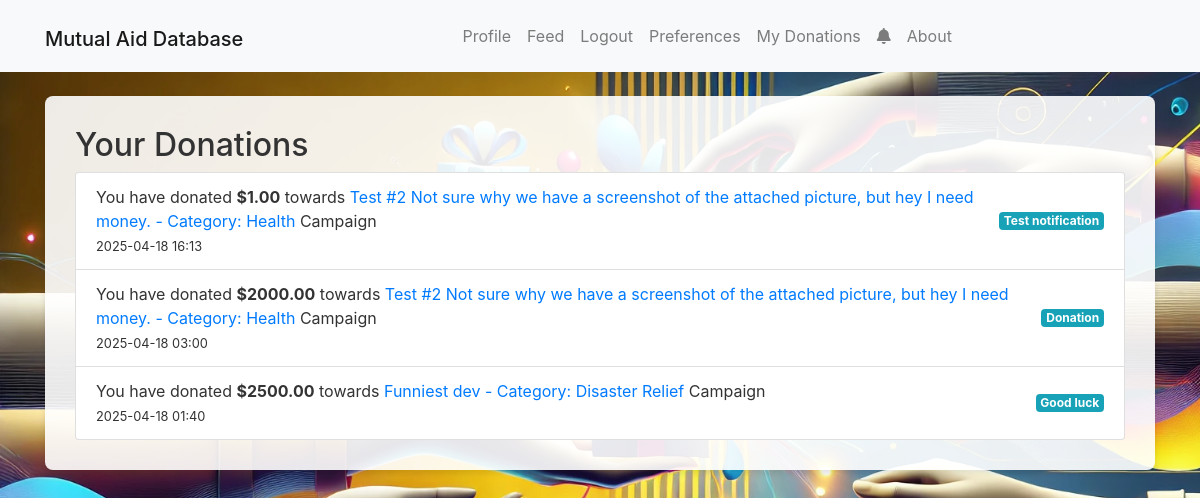
/my_donations (signed in), run on the app's committed database.
### app/models.py (models this page shows, shortened)
class Donation(db.Model):
    __tablename__ = 'donation'
    id = db.Column(db.Integer, primary_key=True)
    post_id = db.Column(db.Integer, db.ForeignKey('post.id'), nullable=False)
    donor_id = db.Column(db.Integer, db.ForeignKey('users.id'), nullable=False)
    amount = db.Column(db.Numeric(10, 2), nullable=False)
    message = db.Column(db.Text, nullable=True)
    timestamp = db.Column(db.DateTime, default=datetime.utcnow, nullable=False)
    post = db.relationship('Post', back_populates='donations')
    donor = db.relationship('User', back_populates='donations')

class Post(db.Model):
    __tablename__ = 'post'
    id = db.Column(db.Integer, primary_key=True)
    user_id = db.Column(db.Integer, db.ForeignKey('users.id'), nullable=False)
    content = db.Column(db.String(140), nullable=False)
    media_filename = db.Column(db.String(255), nullable=True)
    category = db.Column(db.String(55), nullable=False) # Category of the post (e.g., "Help Needed", "Donation", etc.)
    status = db.Column(db.String(55), nullable=False, default='Pending') # Status of the post (e.g., "Pending", "Approved", "Rejected")
    timestamp = db.Column(db.DateTime, index=True, nullable=False, default=datetime.utcnow) # Timestamp for when the post was created
    goal = db.Column(db.Numeric(10, 2), nullable=False) # Goal amount for the post
    author = db.relationship('User', backref='posts', lazy=True)
    donations = db.relationship('Donation', back_populates='post', lazy='select', cascade='all, delete-orphan')

### app/routes.py (the view)
@main.route('/my_donations')
def my_donations():
    if 'user_id' not in session:
        flash('Please log in to see your donations.', 'warning')
        return redirect(url_for('main.login'))
    donations = Donation.query.filter_by(donor_id=session['user_id']) \
                              .order_by(Donation.timestamp.desc()).all()
    return render_template('my_donations.html', donations=donations)

### app/__init__.py (called while the page is built)
@app.context_processor
def inject_notification_count():
    from app.models import Notification  # avoid circular import issues if needed
    if 'user_id' in session:
        count = Notification.query.filter_by(user_id=session['user_id'], is_read=False).count()
    else:
        count = 0
    print(f"Notification count: {count}")
    return dict(notification_count=count)

### app/templates/my_donations.html (shortened to what this page needs)
{% extends "base.html" %}
{% block content %}
<div class="form-container">
  <h2>Your Donations</h2>
  {% if donations %}
    <ul class="list-group">
      {% for d in donations %}
        <li class="list-group-item d-flex justify-content-between align-items-center">
          <div>
            You have donated <strong>${{ '{:.2f}'.format(d.amount) }}</strong> towards
            <a href="{{ url_for('main.view_post', post_id=d.post_id) }}">
              {{ d.post.content }} - Category: {{ d.post.category }}
            </a>Campaign
            <br>
            <small>{{ d.timestamp.strftime('%Y-%m-%d %H:%M') }}</small>
          </div>
          {% if d.message %}
            <span class="badge badge-info">{{ d.message }}</span>
          {% endif %}
        </li>
      {% endfor %}
    </ul>
  {% else %}
    <p>You haven’t made any donations yet.</p>
  {% endif %}
</div>
{% endblock %}

### app/static/css/style.css (style rules this page uses)
body { background-image: url("../uploads/Mutual\ database\ background.png"); background-size: cover; background-attachment: fixed; background-size: cover; background-color: #f5f7fa; color: #333; }
.form-container { background-color: rgba(255, 255, 255, 0.9); padding: 30px; border-radius: 8px; box-shadow: 0 4px 6px rgba(0, 0, 0, 0.1); margin-top: 20px; margin-bottom: 20px; }

### data on the page
Donation: amount "1.00", post.content "Test #2 Not sure why we have a screenshot of the attached picture, but hey I need money.", post.category "Health", timestamp "2025-04-18 16:13", message "Test notification"
Donation: amount "2000.00", post.content "Test #2 Not sure why we have a screenshot of the attached picture, but hey I need money.", post.category "Health", timestamp "2025-04-18 03:00", message "Donation"
Donation: amount "2500.00", post.content "Funniest dev", post.category "Disaster Relief", timestamp "2025-04-18 01:40", message "Good luck"
